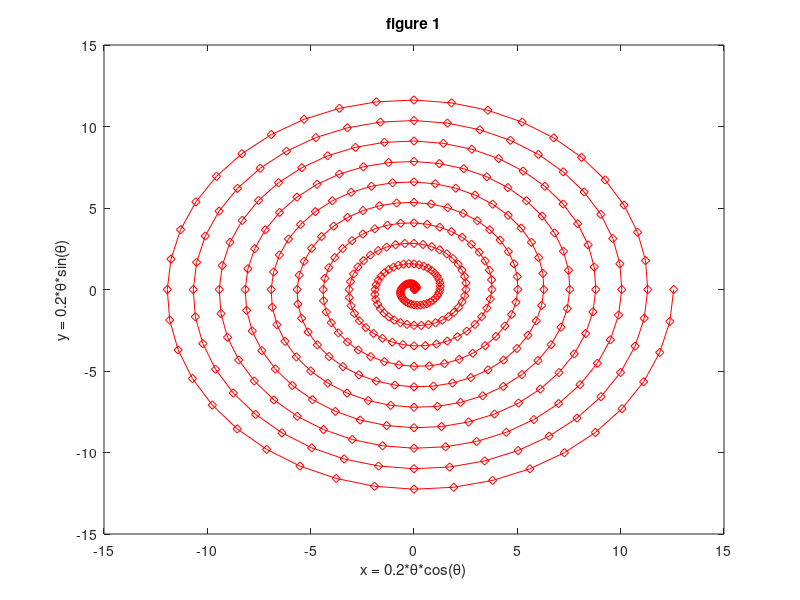
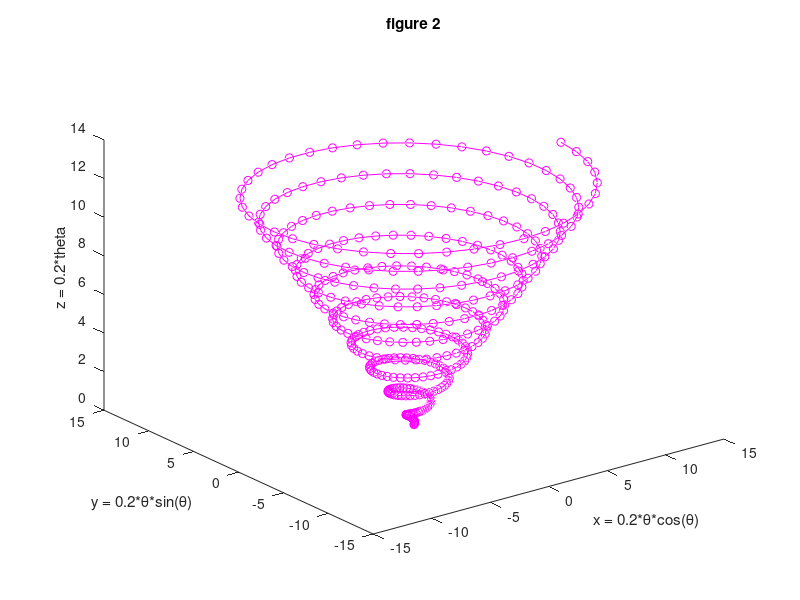

Here is the MATLAB script that generated these plots, in order:
clear all;
close all;
clc;
format long;

name = 'Etka Uzun';
id = 'A15956274';
hw_num = 3;
%% Problem 1
matA = (-1).^(- 40:40).*(-40:40); matA = abs(rot90(reshape(matA,9,9)));

% (a) Set p1a to be equal to matA. Use logical indexing to replace 
% the median values of each column in matrix p1a with -88,888. 
% Look up function median.
p1a = matA;
p1a(p1a == median(p1a))= -88888;

% (b) Set p1b to be equal to matA. Use logical indexing to replace 
% the median values of the entire matrix p1b with -99,999.
p1b = matA;
p1b(p1b == median(median(p1b)))= -99999;

% (c) Use function isprime to check whether any element in matA is 
% a prime number. Put the answer in a logical number p1c.
p1c = isprime(matA); % CORRECTION: any(any(isprime(matA)))

% (d) Identify the elements in matA that are the prime numbers. 
% Use linear indexing to report the answer in a column vector p1d.
p1d = matA(isprime(matA) == 1); % CORRECTION: find(isprime(matA))
%% Problem 2
%{
Use blackslash (\) operator to solve the system of equations, Ax = b, 
for unknown x’s and put the answer in p2. The coefficient matrix A has 
a dimension of 30 rows by 30 columns. All elements are zero except for 
those on the diagonal, subdiagonal and superdiag- onal. To create A, 
first create a 30 × 30 matrix with all zero and then modify the non-zero 
elements using linear indexing. Another method is to explore function diag.
%}
coeff2 = zeros(30,30);
coeff2(1:31:900) = 3:32;
coeff2(2:31:870) = -2;
coeff2(31:31:899) = -2;
Bvalues = [-2; zeros(28,1); 1];
p2 = coeff2\Bvalues;
%% Problem 3
x = 1:2:20; y = 10:20:200;

% (a) x2y. Put the answer in p3a.
p3a = x.^2.*y;

% (b) xlog10(2y). Put the answer in p3b.
p3b = x.^(log10(y.*2));

% (c) sin(0.5yx)/e0.5y/x . Put the answer in p3c.
p3c = (sin(0.5.*(y.^x)))/(exp(0.5.*y./x)); % CORRECTION: sin(0.5*y.^x)./exp(0.5*y./x)

% (d) x+e−2yx/2y+ln(2xy). Put the answer in p3d.
p3d = (exp(-2.*(y.^x)) + x) / ( (2.*y) + log(2.*(x.^y)));
%% Problem 4
% Use forward difference formula to estimate the derivative of the 
% function f (x) = cos(x)e^sin(x) for 0 ≤ x ≤ 4.

% (a) Create a vector x with values from 0 to 4 with a grid spacing of 
% 0.1 and compute f. Use function diff to estimate the derivative 
% and put the answer in p4a.
x = 0:0.1:4;
f = cos(x).*exp(sin(x));
p4a = diff(f)./diff(x);

% (b) Repeat part (a) but with a grid spacing of 0.001 and 
% put the answer in p4b.
x = 0:0.001:4;
f = cos(x).*exp(sin(x));
p4b = diff(f)./diff(x);

% (c) Use the answer in part (b) to find the derivative at x = 0.34. 
p4c = p4b(x == 0.34);

% (d) Use the answer in part (b) to find the value of x where 
% the derivative is maximum. Put the answer in p4d.
p4d = x(find(p4b == max(p4b)));
%% Problem 5
% Use the trapezoid formulation discussed in class to 
% estimate the following integral: -1 to 1 g(z) dz 
% where g(z) = cosh2(z) + cos4(z) by performing the following exercises.

% (a) Create a vector z that has values from -1 to 1 with 
% a grid spacing of 0.1. Compute vector g. Estimate the integral and 
% put the answer in p5a.
z = -1:0.1:1;
g = (cosh(z)).^2 + (cos(z)).^4;
dz = z(2) - z(1);
p5a = dz * (0.5*(g(1) + g(end)) + sum(g(2:end-1)) );

% (b) Repeat part (a) but with a grid spacing of 0.001. 
% Put the answer in p5b.
z = -1:0.001:1;
g = (cosh(z)).^2 + (cos(z)).^4;
dz = z(2) - z(1);
p5b = dz * (0.5*(g(1) + g(end)) + sum(g(2:end-1)) );
%% Problem 6 
% A two-dimensional spiral can be created by the following expressions:
% x = 0.2 θ cos(θ)
% y = 0.2 θ sin(θ)
% for 0 ≤ θ ≤ 20π (in radians).

% (a) Create a vector theta to include values from 0 to 20π with 
% a consecutive difference of 0.05π. Use the expressions above 
% to obtain the values for vectors x and y. 
% Create figure 1 and use function plot with the vectors x and y 
% to plot the pattern. Use red solid line and red diamond symbols 
% to mark the curve. Remember to provide axis labels and figure title. 
% Set p6a='See figure 1'.
theta = 0:0.05*pi:20*pi;
x = 0.2.*theta.*cos(theta);
y = 0.2.*theta.*sin(theta);
figure(1); plot(x,y,'-rd'); 
xlabel('x = 0.2*θ*cos(θ)');
ylabel('y = 0.2*θ*sin(θ)'); 
title('figure 1');
p6a= 'See figure 1';

% (b) Estimate the arc length of the two-dimensional spiral. 
% Approximate the arc length with straight lines between 
% consecutive points. Put the answer in p6b.

p6function = @(theta) sqrt( (0.2.*theta.*-1.*sin(theta)).^2 + ...
    (0.2.*theta.*cos(theta)).^2 );
p6b = integral(p6function,0,20*pi);
%% Problem 7
%{
A three-dimensional spiral can be created by the following expressions:
x = 0.2 θ cos(θ)
y = 0.2 θ sin(θ)
z = 0.2θ
for 0 ≤ θ ≤ 20π (in radians). %}

% (a) Create a vector theta to include values from 0 to 20π with 
a consecutive difference of 0.05π. Use the expressions above to obtain 
the values for vectors x, y and z. Create figure 2 and use function plot3 
with the vectors x, y and z to plot the pattern. Use magenta solid line 
and magenta circle symbols to mark the curve. Remember to provide axis 
labels and figure title. Set p7a='See figure 2'. 
%}
theta = 0:0.05*pi:20*pi;
x = 0.2.*theta.*cos(theta);
y = 0.2.*theta.*sin(theta);
z = 0.2.*theta;
figure(2); plot3(x,y,z,'-mo');
xlabel('x = 0.2*θ*cos(θ)');
ylabel('y = 0.2*θ*sin(θ)');
zlabel('z = 0.2*theta');
title('figure 2');
p7a = 'See figure 2';

% (b) Estimate the arc length of the three-dimensional spiral. 
% Approximate the arc length with straight lines between 
% consecutive points. Put the answer in p7b.

p7function = @(theta) sqrt((0.2.*theta.*-1.*sin(theta)).^2 + ...
    (0.2.*theta.*cos(theta)).^2 + (0.2).^2);
p7b = integral(p7function,0,20*pi);
%% THE END.